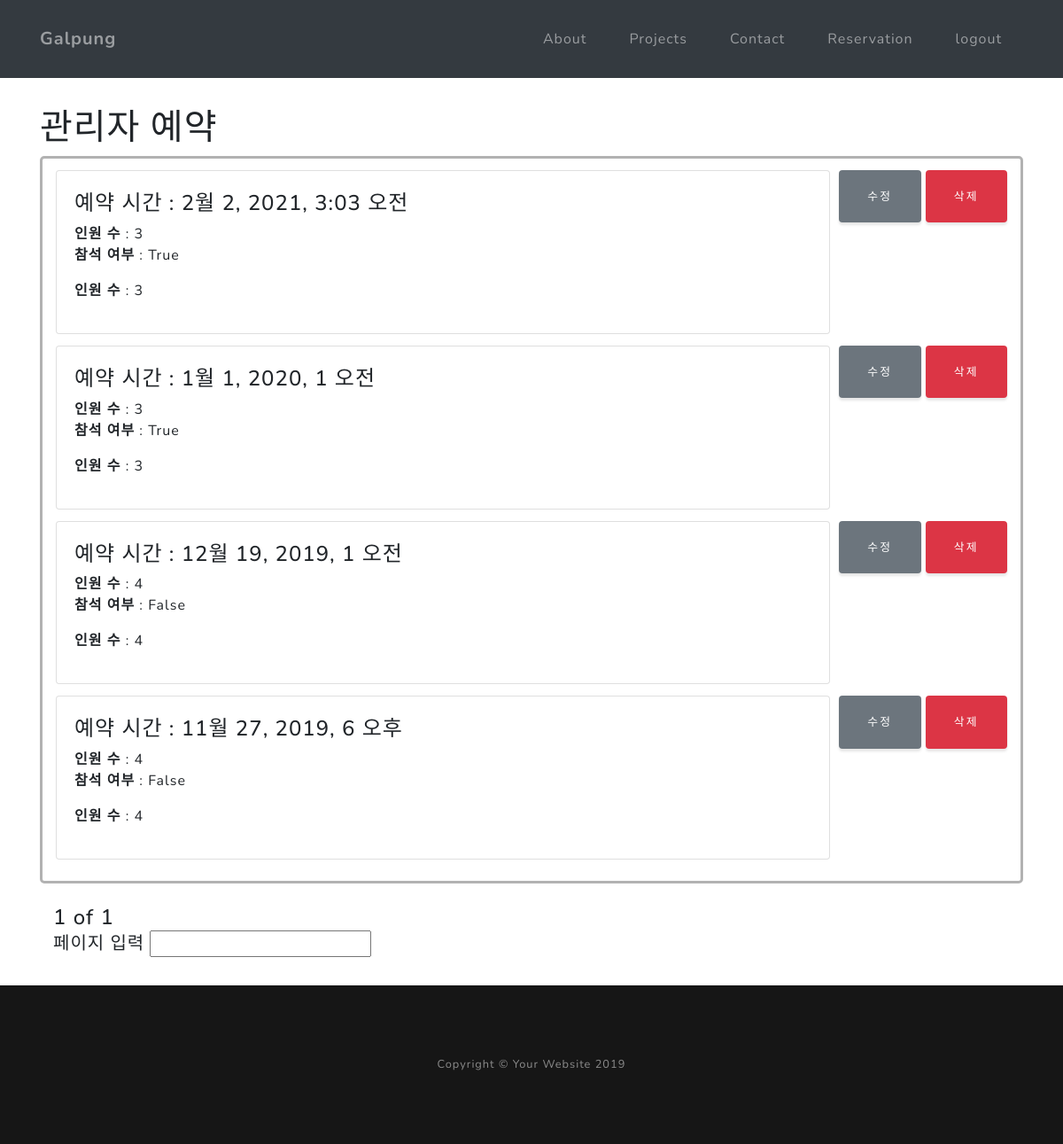
/manager/page/reserv/ (signed in), run on the app's committed database.
### reserv/models.py (models this page shows)
class Reservation(models.Model) :
    create_time = models.DateTimeField(auto_now=True)
    reservation_time = models.DateTimeField()
    people = models.IntegerField()
    isCheck = models.BooleanField(default=False)

### manager/views.py (the view)
# urls.py: path('reserv/', views.m_reserv, name = 'm_reserv'),
def m_reserv(request):
    list = Reservation.objects
    list_all = Reservation.objects.all().order_by('-reservation_time')
    paginator = Paginator(list_all,6)
    page1 = request.GET.get('page')
    posts = paginator.get_page(page1)
    return render(request, 'manager/reserv.html',{'list':list, 'posts':posts})

### manager/templates/manager/reserv.html (shortened to what this page needs)
{% extends 'main/layout.html' %} {% block header %}
<div class="container">
    <br>
    <br>
    <br>
    <br>
    <br>
    <div class="top">
        <h1>관리자 예약</h1>
    </div>
    <div class="container" style="border: 3px solid rgba(0, 0, 0, 0.3); border-radius : 5px; position : relative">
        {%for list in posts %}
        <div class="del" style="float : right; margin: 13px 0; margin-left: 10px">
            <a href="{% url 'rseredit' list.id%}">
                <button type="button" class="btn btn-secondary">수정</button>
            </a>
            <a href="{% url 'delete' list.id%}">
                <button type="button" class="btn btn-danger">삭제</button>
            </a>
        </div>
        <div class="list">
            <div class="card" style="margin-top : 13px;">
                <div class="card-body" style="padding-top : 12px; margin-top : 10px;">
                    <h4>예약 시간 : {{ list.reservation_time }}</h4>
                    <p>
                        <b>인원 수</b> : {{ list.people }}<br>
                        <b>참석 여부</b> : {{ list.isCheck }}
                    </p>
                        <b>인원 수</b> : {{ list.people }}</p>
                </div>
            </div>
        </div>
        {%endfor%}
        <br>
    </div>
    <br>
    <div class="page">
        <div class="container" style="">
            <h4 style="">
                <span>{{posts.number}}</span>
                <span> of </span>
                <span>{{posts.paginator.num_pages}}</span>
                <br>
                <form action="{%url 'getpage' %}">
                    <h5>페이지 입력
                        <input type='number' name='pagenum'>
                    </h5>
                </form>
            </h4>
        </div>
    </div>
</div>
<br> {% endblock %}

### main/static/main/css/grayscale.css (style rules this page uses)
.btn { box-shadow: 0 0.1875rem 0.1875rem 0 rgba(0, 0, 0, 0.1) !important; padding: 1.25rem 2rem; font-family: 'Varela Round'; font-size: 80%; text-transform: uppercase; letter-spacing: .15rem; border: 0; }
body { font-family: 'Nunito'; letter-spacing: 0.0625em; }
a { color: #64a19d; }

### data on the page
Reservation: reservation_time "2월 2, 2021, 3:03 오전", people "3", isCheck "True"
Reservation: reservation_time "1월 1, 2020, 1 오전", people "3", isCheck "True"
Reservation: reservation_time "12월 19, 2019, 1 오전", people "4", isCheck "False"
Reservation: reservation_time "11월 27, 2019, 6 오후", people "4", isCheck "False"

### other printed values
{{ posts.number }} "1"
{{ posts.paginator.num_pages }} "1"
